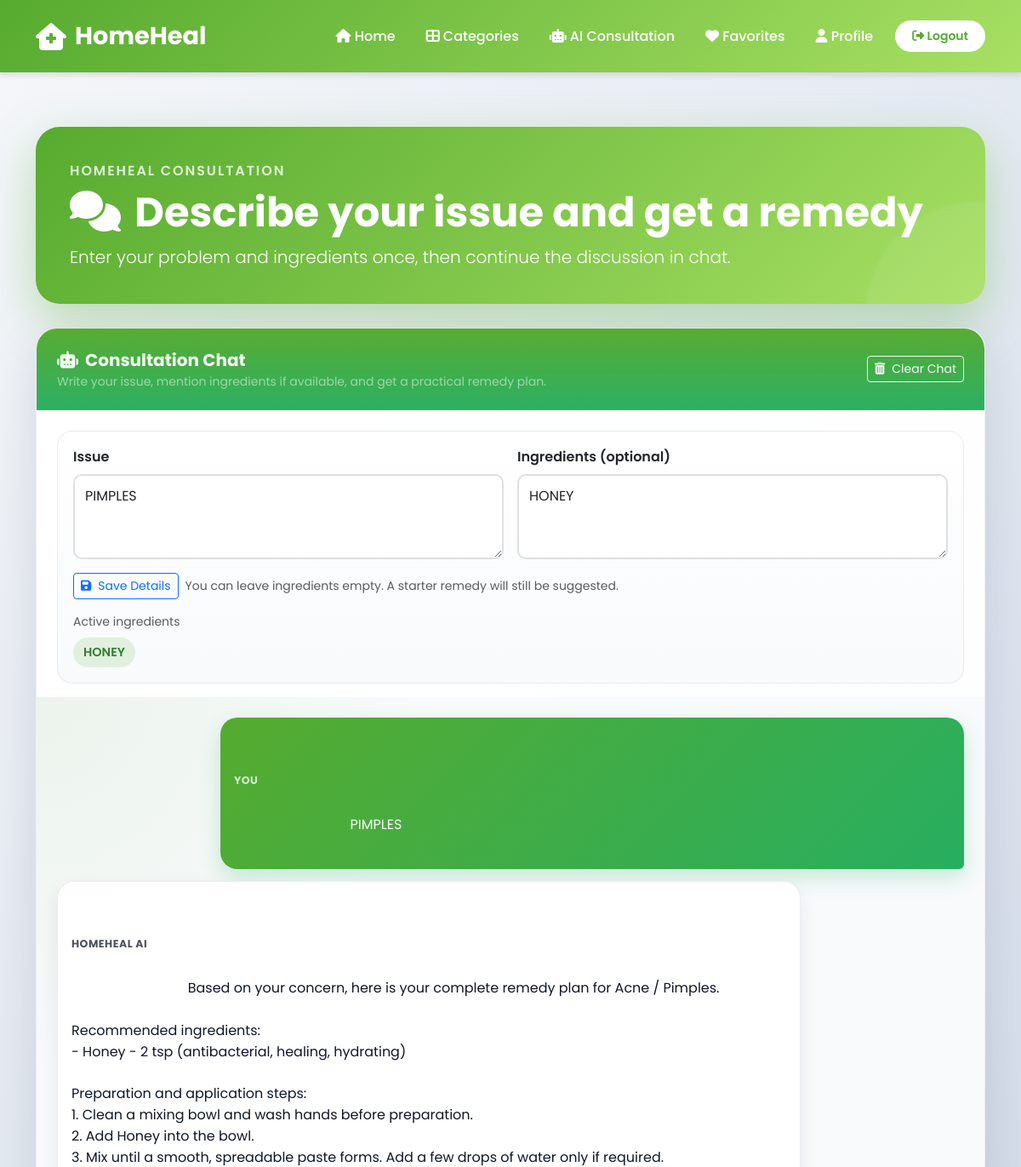
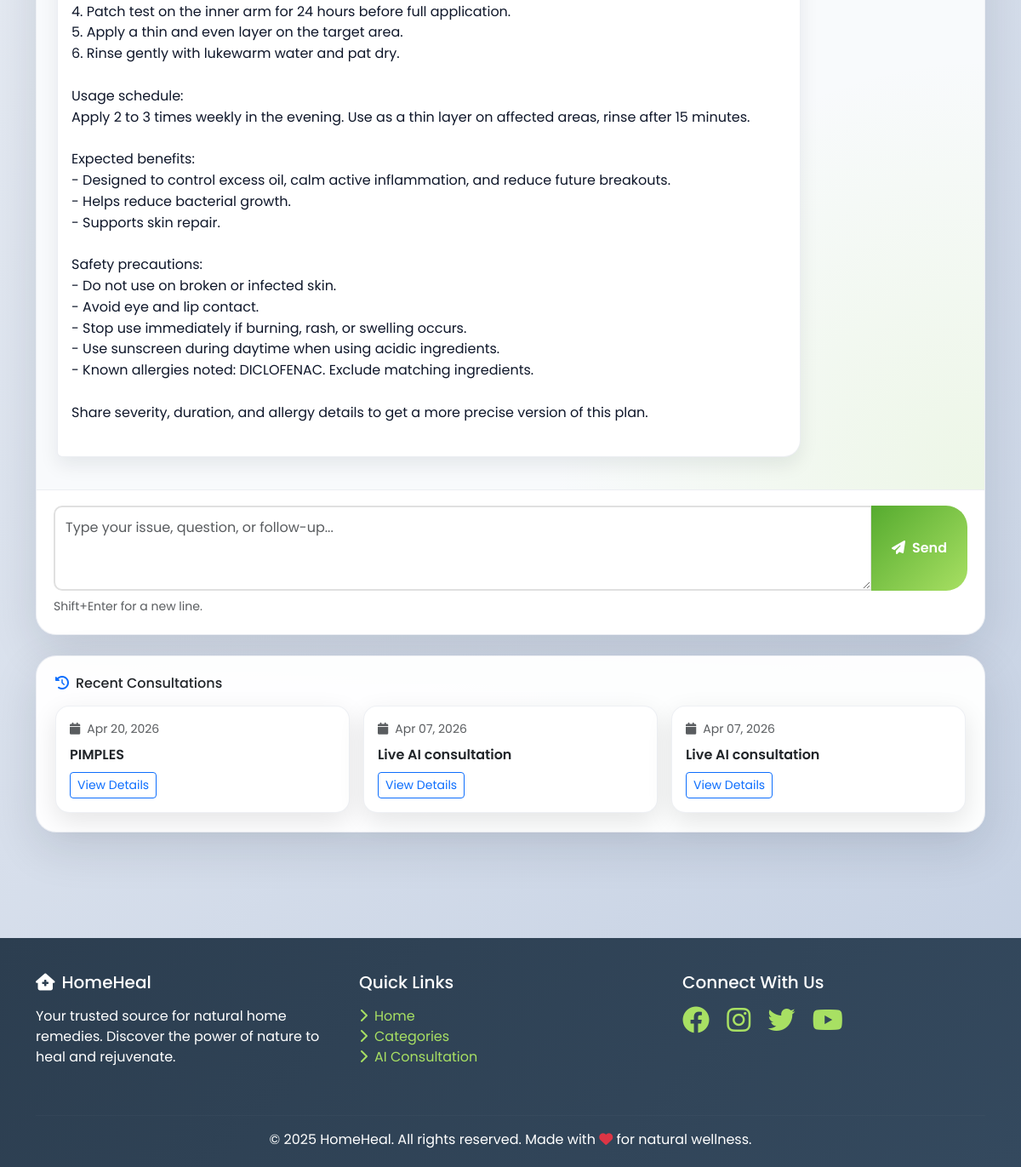
Screenshot of /ai-consultation/ (signed in) with the database file from the repository (2 pictures, top to bottom).
### remedies/models.py (models this page shows, shortened)
class AIConsultation(models.Model):
    user = models.ForeignKey(User, on_delete=models.CASCADE, related_name='consultations')
    problem_description = models.TextField()
    available_ingredients = models.TextField(help_text="Products/ingredients available at home")
    suggested_remedy = models.TextField()
    created_at = models.DateTimeField(auto_now_add=True)
    class Meta:
        ordering = ['-created_at']

### remedies/views.py (the view, shortened to what this page needs)
# urls.py: path('ai-consultation/', remedy_views.ai_consultation, name='ai_consultation'),
@login_required
def ai_consultation(request):
    _restore_latest_live_chat_session(request)
    consultations = AIConsultation.objects.filter(user=request.user)[:5]
    context = {
        'consultations': consultations,
        'chat_history': _get_ai_chat_history(request),
        'chat_context': _get_ai_chat_context(request),
    }
    return render(request, 'remedies/ai_consultation.html', context)

### ai_engine/services.py (called while the page is built, shortened)
def parse_ai_remedy_payload(payload_text):
    if not payload_text:
        return _legacy_payload_to_sections("")
    try:
        parsed = json.loads(payload_text)
    except (TypeError, json.JSONDecodeError):
        return _legacy_payload_to_sections(payload_text)
    if not isinstance(parsed, dict):
        return _legacy_payload_to_sections(payload_text)
    return _normalize_sections(parsed)

def _safe_list(value):
    if isinstance(value, list):
        return [str(item).strip() for item in value if str(item).strip()]
    if isinstance(value, str):
        lines = [item.strip("-• ").strip() for item in value.splitlines() if item.strip()]
        return lines
    return []

def _safe_dict(value):
    if isinstance(value, dict):
        return {str(key): value[key] for key in value}
    return {}

def _safe_conversation_list(value):
    if not isinstance(value, list):
        return []
    conversation = []
    for item in value:
        if not isinstance(item, dict):
            continue
        role = str(item.get("role") or "").strip().lower()
        content = str(item.get("content") or item.get("text") or "").strip()
        if role not in {"user", "assistant", "model"} or not content:
            continue
        conversation.append({"role": "assistant" if role == "model" else role, "content": content})
    return conversation

def _safe_remedy_sections(value):
    return {
        "ingredients": _safe_list(value.get("ingredients")),
        "instructions": _safe_list(value.get("instructions")),
        "usage": str(value.get("usage") or ""),
        "benefits": _safe_list(value.get("benefits")),
        "precautions": _safe_list(value.get("precautions")),
    }

### remedies/views.py (called while the page is built)
def _get_ai_chat_context(request):
    context = request.session.get(AI_CHAT_CONTEXT_SESSION_KEY, {})
    return context if isinstance(context, dict) else {}

def _get_ai_chat_history(request):
    history = request.session.get(AI_CHAT_HISTORY_SESSION_KEY, [])
    if not isinstance(history, list):
        return []
    cleaned = []
    for item in history:
        if not isinstance(item, dict):
            continue
        role = str(item.get('role') or '').strip().lower()
        content = str(item.get('content') or '').strip()
        if role in {'user', 'assistant'} and content:
            cleaned.append({'role': role, 'content': content})
    return cleaned

### templates/remedies/ai_consultation.html (shortened to what this page needs)
{% extends 'base.html' %}
{% block content %}
<div class="container py-4">
    <div class="consultation-hero">
        <div class="position-relative" style="z-index: 1;">
            <div class="d-flex flex-wrap justify-content-between align-items-end gap-3">
                <div>
                    <p class="text-uppercase fw-semibold mb-2" style="letter-spacing: .12em; opacity: .8;">HomeHeal Consultation</p>
                    <h1 class="display-5 fw-bold mb-2"><i class="fas fa-comments me-3"></i>Describe your issue and get a remedy</h1>
                    <p class="lead mb-0" style="max-width: 780px;">Enter your problem and ingredients once, then continue the discussion in chat.</p>
                </div>
            </div>
        </div>
    </div>
    <div class="row g-4 align-items-start">
        <div class="col-12">
            <div class="chat-panel">
                <div class="chat-header d-flex flex-wrap justify-content-between align-items-center gap-3">
                    <div>
                        <div class="fw-bold fs-5"><i class="fas fa-robot me-2"></i>Consultation Chat</div>
                        <div class="small text-white-50">Write your issue, mention ingredients if available, and get a practical remedy plan.</div>
                    </div>
                    <button type="button" class="btn btn-sm btn-outline-light" id="reset_chat_btn">
                        <i class="fas fa-trash-can me-2"></i>Clear Chat
                    </button>
                </div>
                <div class="px-4 pt-4">
                    <div class="context-box">
                        <form id="context_form" class="row g-3">
                            <div class="col-lg-6">
                                <label for="problem_description" class="form-label fw-semibold">Issue</label>
                                <textarea id="problem_description" class="form-control" rows="3" placeholder="Example: acne with redness on cheeks">{{ chat_context.problem_description|default:'' }}</textarea>
                            </div>
                            <div class="col-lg-6">
                                <label for="available_ingredients" class="form-label fw-semibold">Ingredients (optional)</label>
                                <textarea id="available_ingredients" class="form-control" rows="3" placeholder="Example: aloe vera, honey, curd">{{ chat_context.available_ingredients|default:'' }}</textarea>
                            </div>
                            <div class="col-12 d-flex flex-wrap gap-2 align-items-center">
                                <button type="submit" class="btn btn-outline-primary btn-sm">
                                    <i class="fas fa-save me-2"></i>Save Details
                                </button>
                                <span class="small text-muted">You can leave ingredients empty. A starter remedy will still be suggested.</span>
                            </div>
                        </form>
                        <div class="small text-muted mt-3 mb-1">Active ingredients</div>
                        <div id="context_ingredients" class="d-flex flex-wrap"></div>
                    </div>
                </div>
                <div id="chat_status" class="px-4 pt-3"></div>
                <div id="chat_transcript" class="chat-transcript">
                    {% if chat_history %}
                        {% for message in chat_history %}
                            <div class="bubble {% if message.role == 'user' %}user{% else %}assistant{% endif %}">
                                <div class="bubble-label">{% if message.role == 'user' %}You{% else %}HomeHeal AI{% endif %}</div>
                                {{ message.content }}
                            </div>
                        {% endfor %}
                    {% else %}
                        <div class="bubble assistant">
                            <div class="bubble-label">HomeHeal AI</div>
                            Share your issue in one line (for example: "acne with itching") and send a message. Add ingredients if you have them.
                        </div>
                    {% endif %}
                </div>
                <div class="composer">
                    <form id="chat_form" class="mb-0">
                        <div class="input-group">
                            <textarea id="chat_message" class="form-control" rows="3" placeholder="Type your issue, question, or follow-up..." required></textarea>
                            <button class="btn btn-primary px-4" id="send_message_btn" type="submit">
                                <i class="fas fa-paper-plane me-2"></i>Send
                            </button>
                        </div>
                        <div class="small text-muted mt-2">Shift+Enter for a new line.</div>
                    </form>
                </div>
            </div>
        </div>
    </div>
    <div class="row g-3 mt-2">
        <div class="col-12">
            <div class="support-panel">
                <h6 class="mb-3"><i class="fas fa-history me-2 text-primary"></i>Recent Consultations</h6>
                {% if consultations %}
                    <div class="row g-3">
                        {% for consultation in consultations %}
                            <div class="col-md-6 col-lg-4">
                                <div class="history-card card h-100">
                                    <div class="card-body">
                                        <small class="text-muted d-block mb-2"><i class="fas fa-calendar me-2"></i>{{ consultation.created_at|date:"M d, Y" }}</small>
                                        <div class="fw-semibold mb-2">{{ consultation.problem_description|truncatewords:10 }}</div>
                                        <a href="{% url 'consultation_detail' consultation.id %}" class="btn btn-sm btn-outline-primary">View Details</a>
                                    </div>
                                </div>
                            </div>
                        {% endfor %}
                    </div>
                {% else %}
                    <p class="text-muted mb-0">No consultations yet.</p>
                {% endif %}
            </div>
        </div>
    </div>
</div>
{% endblock %}

### templates/base.html (style rules this page uses)
:root { --primary-color: #2ecc71; --secondary-color: #27ae60; --accent-color: #3498db; --dark-color: #2c3e50; --light-color: #ecf0f1; --gradient-start: #56ab2f; --gradient-end: #a8e063; }
* { margin: 0; padding: 0; box-sizing: border-box; }
body { font-family: 'Poppins', sans-serif; background: linear-gradient(135deg, #f5f7fa 0%, #c3cfe2 100%); min-height: 100vh; }
.card { border: none; border-radius: 20px; box-shadow: 0 10px 30px rgba(0,0,0,0.1); transition: all 0.3s ease; overflow: hidden; }
.btn-primary { background: linear-gradient(135deg, var(--gradient-start) 0%, var(--gradient-end) 100%); border: none; border-radius: 25px; padding: 12px 30px; font-weight: 600; transition: all 0.3s ease; }
.form-control, .form-select { border-radius: 10px; border: 2px solid #e0e0e0; padding: 12px; transition: all 0.3s ease; }

### templates/remedies/ai_consultation.html (style rules this page uses)
.consultation-hero { position: relative; overflow: hidden; border-radius: 28px; padding: 40px; color: #fff; background: linear-gradient(135deg, var(--gradient-start) 0%, var(--gradient-end) 100%); box-shadow: 0 20px 56px rgba(86, 171, 47, 0.35); margin-bottom: 28px; }
.consultation-hero::after { content: ''; position: absolute; inset: auto -120px -140px auto; width: 260px; height: 260px; border-radius: 50%; background: rgba(255, 255, 255, 0.08); filter: blur(2px); }
.chat-panel, .support-panel { background: rgba(255, 255, 255, 0.96); border-radius: 24px; box-shadow: 0 18px 54px rgba(15, 23, 42, 0.12); border: 1px solid rgba(148, 163, 184, 0.16); }
.chat-panel { min-height: 640px; display: flex; flex-direction: column; }
.chat-header { padding: 22px 24px; border-bottom: 1px solid rgba(148, 163, 184, 0.16); background: linear-gradient(180deg, rgba(86, 171, 47, 0.98), rgba(39, 174, 96, 0.98)); color: #f8fff7; border-radius: 24px 24px 0 0; }
.chat-transcript { flex: 1; overflow-y: auto; padding: 24px; background: radial-gradient(circle at top left, rgba(86, 171, 47, 0.08), transparent 28%), radial-gradient(circle at bottom right, rgba(168, 224, 99, 0.14), transparent 32%), #f8fafc; }
.bubble { max-width: 82%; padding: 14px 16px; border-radius: 20px; margin-bottom: 14px; line-height: 1.55; white-space: pre-wrap; word-break: break-word; }
.bubble.user { margin-left: auto; background: linear-gradient(135deg, var(--gradient-start), var(--secondary-color)); color: #fff; border-bottom-right-radius: 6px; box-shadow: 0 10px 24px rgba(39, 174, 96, 0.24); }
.bubble.assistant { background: #ffffff; border: 1px solid rgba(148, 163, 184, 0.18); color: #0f172a; border-bottom-left-radius: 6px; box-shadow: 0 10px 22px rgba(15, 23, 42, 0.08); }
.bubble-label { font-size: 0.78rem; letter-spacing: 0.04em; text-transform: uppercase; opacity: 0.75; margin-bottom: 6px; font-weight: 700; }
.composer { padding: 18px 20px 22px; background: #fff; border-top: 1px solid rgba(148, 163, 184, 0.18); border-radius: 0 0 24px 24px; }
.support-panel { padding: 22px; }
.context-box { border-radius: 18px; background: linear-gradient(180deg, #ffffff, #f8fafc); border: 1px solid rgba(148, 163, 184, 0.18); padding: 18px; }
.history-card { border: 1px solid rgba(148, 163, 184, 0.16); border-radius: 16px; transition: transform 0.2s ease, box-shadow 0.2s ease; }

### rows the page displays
AIConsultation: created_at "Apr 20, 2026", problem_description "PIMPLES"
AIConsultation: created_at "Apr 07, 2026", problem_description "Live AI consultation"
AIConsultation: created_at "Apr 07, 2026", problem_description "Live AI consultation"

### other values shown
{{ message.content }} "PIMPLES"
